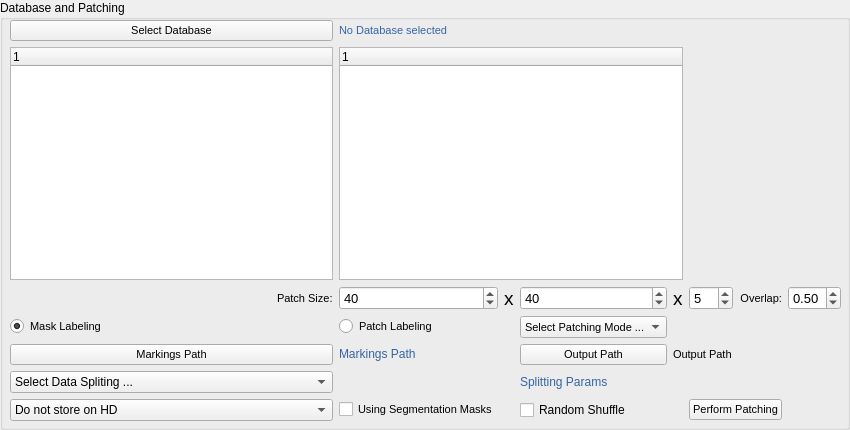
           <widget class="QGroupBox" name="groupBox">
            <property name="title">
             <string>Database and Patching</string>
            </property>
            <widget class="QWidget" name="horizontalLayoutWidget_2">
             <property name="geometry">
              <rect>
               <x>10</x>
               <y>20</y>
               <width>831</width>
               <height>401</height>
              </rect>
             </property>
             <layout class="QGridLayout" name="gridLayout_5">
              <item row="3" column="0">
               <widget class="QRadioButton" name="RadioButton_MaskLabeling">
                <property name="enabled">
                 <bool>true</bool>
                </property>
                <property name="font">
                 <font>
                  <pointsize>8</pointsize>
                 </font>
                </property>
                <property name="text">
                 <string>Mask Labeling</string>
                </property>
                <property name="checked">
                 <bool>true</bool>
                </property>
               </widget>
              </item>
              <item row="6" column="0">
               <widget class="QComboBox" name="ComboBox_splittingMode">
                <item>
                 <property name="text">
                  <string>Select Data Spliting ...</string>
                 </property>
                </item>
                <item>
                 <property name="text">
                  <string>Simple Random Samples</string>
                 </property>
                </item>
                <item>
                 <property name="text">
                  <string>Crossvalidation</string>
                 </property>
                </item>
                <item>
                 <property name="text">
                  <string>Patient Crossvalidation</string>
                 </property>
                </item>
               </widget>
              </item>
              <item row="4" column="0">
               <widget class="QPushButton" name="Button_MarkingsPath">
                <property name="font">
                 <font>
                  <pointsize>8</pointsize>
                 </font>
                </property>
                <property name="text">
                 <string>Markings Path</string>
                </property>
               </widget>
              </item>
              <item row="7" column="0">
               <widget class="QComboBox" name="ComboBox_StoreOptions">
                <item>
                 <property name="text">
                  <string>Do not store on HD</string>
                 </property>
                </item>
                <item>
                 <property name="text">
                  <string>H5PY</string>
                 </property>
                </item>
                <item>
                 <property name="text">
                  <string>Patch based</string>
                 </property>
                </item>
               </widget>
              </item>
              <item row="3" column="1">
               <widget class="QRadioButton" name="RadioButton_PatchLabeling">
                <property name="font">
                 <font>
                  <pointsize>8</pointsize>
                 </font>
                </property>
                <property name="text">
                 <string>Patch Labeling</string>
                </property>
               </widget>
              </item>
              <item row="2" column="2" alignment="Qt::AlignHCenter">
               <widget class="QLabel" name="label_8">
                <property name="font">
                 <font>
                  <pointsize>14</pointsize>
                 </font>
                </property>
                <property name="text">
                 <string>x</string>
                </property>
               </widget>
              </item>
              <item row="2" column="0" alignment="Qt::AlignRight">
               <widget class="QLabel" name="label_7">
                <property name="font">
                 <font>
                  <pointsize>8</pointsize>
                 </font>
                </property>
                <property name="text">
                 <string>Patch Size:</string>
                </property>
               </widget>
              </item>
              <item row="2" column="1">
               <widget class="QSpinBox" name="SpinBox_PatchX">
                <property name="font">
                 <font>
                  <pointsize>10</pointsize>
                 </font>
                </property>
                <property name="maximum">
                 <number>500</number>
                </property>
                <property name="value">
                 <number>40</number>
                </property>
               </widget>
              </item>
              <item row="2" column="5">
               <widget class="QSpinBox" name="SpinBox_PatchZ">
                <property name="font">
                 <font>
                  <pointsize>10</pointsize>
                 </font>
                </property>
                <property name="value">
                 <number>5</number>
                </property>
               </widget>
              </item>
              <item row="2" column="3">
               <widget class="QSpinBox" name="SpinBox_PatchY">
                <property name="font">
                 <font>
                  <pointsize>10</pointsize>
                 </font>
                </property>
                <property name="maximum">
                 <number>500</number>
                </property>
                <property name="value">
                 <number>40</number>
                </property>
               </widget>
              </item>
              <item row="2" column="4" alignment="Qt::AlignHCenter">
               <widget class="QLabel" name="label_14">
                <property name="font">
                 <font>
                  <pointsize>14</pointsize>
                 </font>
                </property>
                <property name="text">
                 <string>x</string>
                </property>
               </widget>
              </item>
              <item row="2" column="6">
               <widget class="QLabel" name="label_15">
                <property name="font">
                 <font>
                  <pointsize>8</pointsize>
                 </font>
                </property>
                <property name="text">
                 <string>Overlap:</string>
                </property>
                <property name="alignment">
                 <set>Qt::AlignRight|Qt::AlignTrailing|Qt::AlignVCenter</set>
                </property>
               </widget>
              </item>
              <item row="2" column="7">
               <widget class="QDoubleSpinBox" name="SpinBox_PatchOverlapp">
                <property name="font">
                 <font>
                  <pointsize>10</pointsize>
                 </font>
                </property>
                <property name="maximum">
                 <double>1.000000000000000</double>
                </property>
                <property name="singleStep">
                 <double>0.050000000000000</double>
                </property>
                <property name="value">
                 <double>0.500000000000000</double>
                </property>
               </widget>
              </item>
              <item row="7" column="3">
               <widget class="QCheckBox" name="CheckBox_randomShuffle">
                <property name="text">
                 <string>Random Shuffle</string>
                </property>
               </widget>
              </item>
              <item row="0" column="0">
               <widget class="QPushButton" name="Button_DB">
                <property name="font">
                 <font>
                  <pointsize>8</pointsize>
                 </font>
                </property>
                <property name="text">
                 <string>Select Database</string>
                </property>
               </widget>
              </item>
              <item row="4" column="3">
               <widget class="QPushButton" name="Button_OutputPathPatching">
                <property name="font">
                 <font>
                  <pointsize>8</pointsize>
                 </font>
                </property>
                <property name="text">
                 <string>Output Path</string>
                </property>
               </widget>
              </item>
              <item row="4" column="4" colspan="4">
               <widget class="QLabel" name="Label_OutputPathPatching">
                <property name="font">
                 <font>
                  <pointsize>8</pointsize>
                 </font>
                </property>
                <property name="text">
                 <string>Output Path</string>
                </property>
                <property name="wordWrap">
                 <bool>true</bool>
                </property>
               </widget>
              </item>
              <item row="7" column="1">
               <widget class="QCheckBox" name="CheckBox_SegmentationMask">
                <property name="font">
                 <font>
                  <pointsize>8</pointsize>
                 </font>
                </property>
                <property name="text">
                 <string>Using Segmentation Masks</string>
                </property>
               </widget>
              </item>
              <item row="6" column="3">
               <widget class="QLabel" name="Label_SplittingParams">
                <property name="text">
                 <string>&lt;html&gt;&lt;head/&gt;&lt;body&gt;&lt;p&gt;&lt;span style=&quot; color:#3465a4;&quot;&gt;Splitting Params&lt;/span&gt;&lt;/p&gt;&lt;/body&gt;&lt;/html&gt;</string>
                </property>
                <property name="wordWrap">
                 <bool>true</bool>
                </property>
               </widget>
              </item>
              <item row="1" column="0">
               <widget class="QTreeWidget" name="TreeWidget_Patients">
                <column>
                 <property name="text">
                  <string notr="true">1</string>
                 </property>
                </column>
               </widget>
              </item>
              <item row="1" column="1" colspan="4">
               <widget class="QTreeWidget" name="TreeWidget_Datasets">
                <column>
                 <property name="text">
                  <string notr="true">1</string>
                 </property>
                </column>
               </widget>
              </item>
              <item row="0" column="1" colspan="4">
               <widget class="QLabel" name="Label_DB">
                <property name="font">
                 <font>
                  <pointsize>8</pointsize>
                 </font>
                </property>
                <property name="text">
                 <string>&lt;html&gt;&lt;head/&gt;&lt;body&gt;&lt;p&gt;&lt;span style=&quot; color:#3465a4;&quot;&gt;No Database selected&lt;/span&gt;&lt;/p&gt;&lt;/body&gt;&lt;/html&gt;</string>
                </property>
               </widget>
              </item>
              <item row="7" column="5" colspan="2">
               <widget class="QPushButton" name="Button_Patching">
                <property name="sizePolicy">
                 <sizepolicy hsizetype="Preferred" vsizetype="Fixed">
                  <horstretch>0</horstretch>
                  <verstretch>0</verstretch>
                 </sizepolicy>
                </property>
                <property name="font">
                 <font>
                  <pointsize>8</pointsize>
                 </font>
                </property>
                <property name="text">
                 <string>Perform Patching</string>
                </property>
               </widget>
              </item>
              <item row="3" column="3">
               <widget class="QComboBox" name="ComboBox_Patching">
                <property name="sizePolicy">
                 <sizepolicy hsizetype="Minimum" vsizetype="Fixed">
                  <horstretch>0</horstretch>
                  <verstretch>0</verstretch>
                 </sizepolicy>
                </property>
                <property name="font">
                 <font>
                  <pointsize>8</pointsize>
                 </font>
                </property>
                <item>
                 <property name="text">
                  <string>Select Patching Mode ...</string>
                 </property>
                </item>
                <item>
                 <property name="text">
                  <string>2D</string>
                 </property>
                </item>
                <item>
                 <property name="text">
                  <string>3D</string>
                 </property>
                </item>
               </widget>
              </item>
              <item row="4" column="1">
               <widget class="QLabel" name="Label_MarkingsPath">
                <property name="text">
                 <string>&lt;html&gt;&lt;head/&gt;&lt;body&gt;&lt;p&gt;&lt;span style=&quot; color:#3465a4;&quot;&gt;Markings Path&lt;/span&gt;&lt;/p&gt;&lt;/body&gt;&lt;/html&gt;</string>
                </property>
                <property name="wordWrap">
                 <bool>true</bool>
                </property>
               </widget>
              </item>
             </layout>
            </widget>
           </widget>
